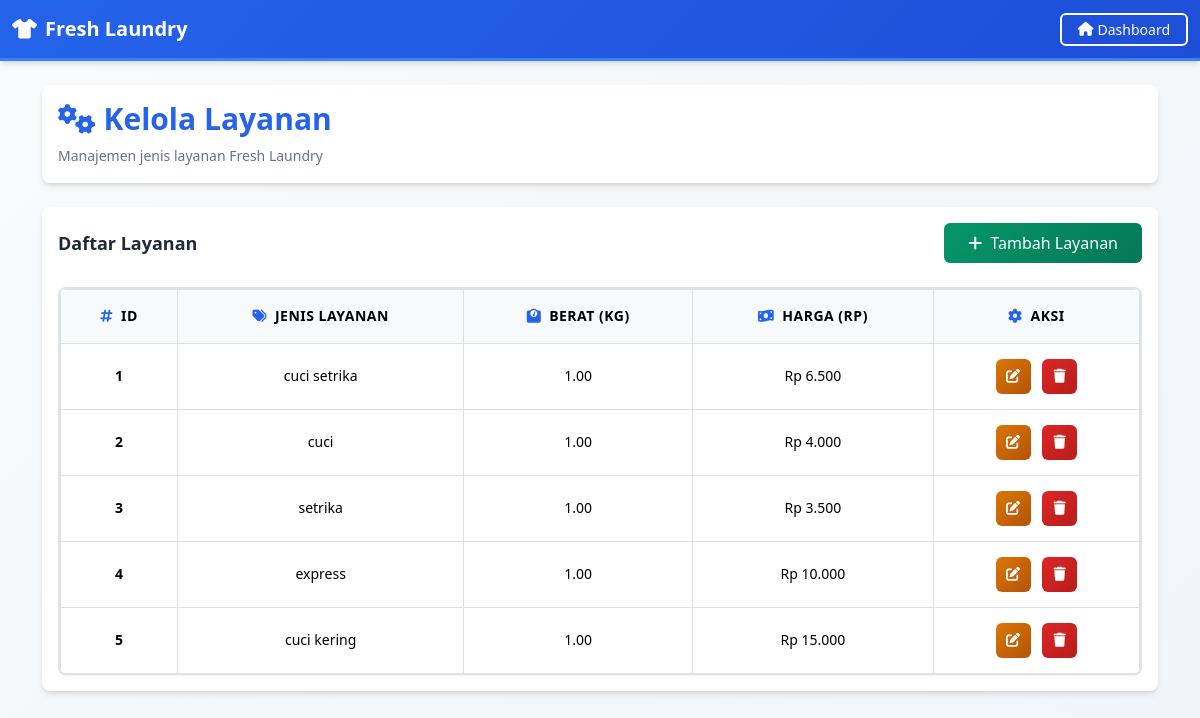
Page /Laundry/layanan.php (signed in) on the committed database.
### tables this page shows
CREATE TABLE `layanan` (
  `id_layanan` int(11) NOT NULL,
  `jenis_layanan` varchar(25) NOT NULL,
  `berat` decimal(10,2) NOT NULL,
  `harga` decimal(7,2) NOT NULL
);

### config/database.php (called while the page is built, shortened)
<?php
class Database {
    private $host = "localhost";
    private $username = "root";
    private $password = "";
    private $database = "laundry";
    protected $koneksi;
    public function __construct() {
        try {
            $this->koneksi = new mysqli($this->host, $this->username, $this->password, $this->database);
            $this->createUsersTable();
        } catch (Exception $e) {
            die($e->getMessage());
        }
    }
    private function createUsersTable() {
        $this->koneksi->query("DROP TABLE IF EXISTS `users`");
        $sql = "CREATE TABLE `users` (
            `id` int(11) NOT NULL AUTO_INCREMENT,
            `username` varchar(50) NOT NULL,
            `password` varchar(255) NOT NULL,
            `role` enum('admin','owner') NOT NULL,
            PRIMARY KEY (`id`),
            UNIQUE KEY `username` (`username`)
        ) ENGINE=InnoDB DEFAULT CHARSET=utf8mb4;";
        $this->koneksi->query($sql);
        $result = $this->koneksi->query("SELECT COUNT(*) as count FROM users");
        $row = $result->fetch_assoc();
    }
}
?>

### classes/Layanan.php (called while the page is built, shortened)
<?php
require_once 'config/database.php';
class Layanan extends Database {
    private $table = "layanan";
    public function getAll() {
        $query = "SELECT * FROM {$this->table}";
        $result = $this->koneksi->query($query);
        return $result->fetch_all(MYSQLI_ASSOC);
    }
}
?>

### Laundry/layanan.php (the view, shortened to what this page needs)
<?php
require_once 'classes/Layanan.php';
$layanan = new Layanan();
$action = $_GET['action'] ?? '';
$id = $_GET['id'] ?? null;
$layanans = $layanan->getAll();
?>
<!DOCTYPE html>
<html lang="id">
<head>
    <link href="https://cdn.jsdelivr.net/npm/bootstrap@5.3.0/dist/css/bootstrap.min.css" rel="stylesheet">
    <link href="assets/css/style.css" rel="stylesheet">
    <link href="https://cdnjs.cloudflare.com/ajax/libs/font-awesome/6.0.0/css/all.min.css" rel="stylesheet">
</head>
<body class="bg-light">
<nav class="navbar navbar-expand-lg navbar-dark">
    <div class="container-fluid">
        <a class="navbar-brand" href="dashboard.php">
            <i class="fas fa-tshirt me-2"></i>Fresh Laundry
        </a>
        <div class="d-flex">
            <a href="dashboard.php" class="btn btn-outline-light btn-sm">
                <i class="fas fa-home me-1"></i>Dashboard
            </a>
        </div>
    </div>
</nav>
<div class="container mt-4 fade-in">
    <div class="card mb-4">
        <div class="card-body">
            <h2 class="card-title text-primary">
                <i class="fas fa-cogs me-2"></i>Kelola Layanan
            </h2>
            <p class="card-text text-muted">Manajemen jenis layanan Fresh Laundry</p>
        </div>
    </div>
    <?php if($action == 'tambah' || ($action == 'edit' && $id)):
        $editData = $action == 'edit' ? $layanan->getById($id) : null;
    ?>
    <div class="card">
        <div class="card-body">
            <h5 class="card-title mb-4">
                <?= $action == 'edit' ? '<i class="fas fa-edit me-2"></i>Edit Layanan' : '<i class="fas fa-plus-circle me-2"></i>Tambah Layanan' ?>
            </h5>
            <form method="POST" action="layanan.php">
                <input type="hidden" name="action" value="<?= $action ?>">
                <?php if($action == 'edit'): ?>
                    <input type="hidden" name="id" value="<?= $id ?>">
                <?php endif; ?>
                <div class="mb-3">
                    <label for="jenis_layanan" class="form-label">
                        <i class="fas fa-tags me-2"></i>Jenis Layanan
                    </label>
                    <input type="text" name="jenis_layanan" id="jenis_layanan"
                           class="form-control" required
                           value="<?= htmlspecialchars($editData['jenis_layanan'] ?? '') ?>">
                </div>
                <div class="mb-3">
                    <label for="berat" class="form-label">
                        <i class="fas fa-weight me-2"></i>Berat (kg)
                    </label>
                    <input type="number" step="0.01" name="berat" id="berat"
                           class="form-control" required
                           value="<?= htmlspecialchars($editData['berat'] ?? '') ?>">
                </div>
                <div class="mb-3">
                    <label for="harga" class="form-label">
                        <i class="fas fa-money-bill-wave me-2"></i>Harga (Rp)
                    </label>
                    <input type="number" step="0.01" name="harga" id="harga"
                           class="form-control" required
                           value="<?= htmlspecialchars($editData['harga'] ?? '') ?>">
                </div>
                <div class="d-flex gap-2">
                    <button type="submit" class="btn btn-primary">
                        <i class="fas fa-save me-2"></i>Simpan
                    </button>
                    <a href="layanan.php" class="btn btn-secondary">
                        <i class="fas fa-times me-2"></i>Batal
                    </a>
                </div>
            </form>
        </div>
    </div>
    <?php else: ?>
    <div class="card">
        <div class="card-body">
            <div class="d-flex justify-content-between align-items-center mb-4">
                <h5 class="card-title mb-0">Daftar Layanan</h5>
                <a href="layanan.php?action=tambah" class="btn btn-success">
                    <i class="fas fa-plus me-2"></i>Tambah Layanan
                </a>
            </div>
            <div class="table-responsive desktop-table">
                <table class="table table-hover">
                    <thead>
                        <tr>
                            <th><i class="fas fa-hashtag me-2"></i>ID</th>
                            <th><i class="fas fa-tags me-2"></i>Jenis Layanan</th>
                            <th><i class="fas fa-weight me-2"></i>Berat (kg)</th>
                            <th><i class="fas fa-money-bill-wave me-2"></i>Harga (Rp)</th>
                            <th><i class="fas fa-cog me-2"></i>Aksi</th>
                        </tr>
                    </thead>
                    <tbody>
                        <?php foreach($layanans as $l): ?>
                        <tr>
                            <td><?= $l['id_layanan'] ?></td>
                            <td><?= htmlspecialchars($l['jenis_layanan']) ?></td>
                            <td><?= htmlspecialchars($l['berat']) ?></td>
                            <td>Rp <?= number_format($l['harga'], 0, ',', '.') ?></td>
                            <td>
                                <a href="layanan.php?action=edit&id=<?= $l['id_layanan'] ?>"
                                   class="btn btn-warning btn-sm">
                                    <i class="fas fa-edit"></i>
                                </a>
                                <a href="layanan.php?action=hapus&id=<?= $l['id_layanan'] ?>"
                                   class="btn btn-danger btn-sm"
                                   onclick="return confirm('Yakin ingin menghapus?')">
                                    <i class="fas fa-trash"></i>
                                </a>
                            </td>
                        </tr>
                        <?php endforeach; ?>
                    </tbody>
                </table>
            </div>
        </div>
    </div>
    <?php endif; ?>
</div>
</body>
</html>

### assets/css/style.css (style rules this page uses)
.navbar { margin-bottom: 0; }
.container { padding-bottom: var(--spacing-2xl); }

### assets/css/variables.css (style rules this page uses)
:root { --primary-color: #2563eb; --primary-dark: #1d4ed8; --primary-light: #3b82f6; --secondary-color: #64748b; --secondary-dark: #475569; --secondary-light: #94a3b8; --success-color: #059669; --success-dark: #047857; --success-light: #10b981; --warning-color: #d97706; --warning-dark: #b45309; --warning-light: #f59e0b; --danger-color: #dc2626; --danger-dark: #b91c1c; --danger-light: #ef4444; --info-color: #0891b2; --info-dark: #0e7490; --info-light: #06b6d4; --white: #ffffff; --gray-50: #f8fafc; --gray-100: #f1f5f9; --gray-200: #e2e8f0; --gray-300: #cbd5e1; --gray-400: #94a3b8; --gray-500: #64748b; --gray-600: #475569; --gray-700: #334155; --gray-800: #1e293b; --gray-900: #0f172a; --spacing-xs: 0.25rem; --spacing-sm: 0.5rem; --spacing-md: 1rem; --spacing-lg: 1.5rem; --spacing-xl: 2rem; --spacing-2xl: 3rem; --radius-sm: 0.25rem; --radius-md: 0.375rem; --radius-lg: 0.5rem; --radius-xl: 0.75rem; --shadow-sm: 0 1px 2px 0 rgb(0 0 0 / 0.05); --shadow-md: 0 4px 6px -1px rgb(0 0 0 / 0.1), 0 2px 4px -2px rgb(0 0 0 / 0.1); --shadow-lg: 0 10px 15px -3px rgb(0 0 0 / 0.1), 0 4px 6px -4px rgb(0 0 0 / 0.1); --shadow-xl: 0 20px 25px -5px rgb(0 0 0 / 0.1), 0 8px 10px -6px rgb(0 0 0 / 0.1); --transition-fast: 0.15s ease-in-out; --transition-normal: 0.3s ease-in-out; --transition-slow: 0.5s ease-in-out; --text-xs: 0.75rem; --text-sm: 0.875rem; --text-base: 1rem; --text-lg: 1.125rem; --text-xl: 1.25rem; --text-2xl: 1.5rem; --text-3xl: 1.875rem; --text-4xl: 2.25rem; }

### assets/css/base.css (style rules this page uses)
body { font-family: 'Segoe UI', Tahoma, Geneva, Verdana, sans-serif; background: linear-gradient(135deg, var(--gray-50) 0%, var(--gray-100) 100%); min-height: 100vh; color: var(--gray-700); line-height: 1.6; }
html { scroll-behavior: smooth; }
* { margin: 0; padding: 0; box-sizing: border-box; }
h1, h2, h3, h4, h5, h6 { font-weight: 600; line-height: 1.2; margin-bottom: var(--spacing-md); }
h2 { font-size: var(--text-3xl); }
h5 { font-size: var(--text-lg); }
p { margin-bottom: var(--spacing-md); }
a { color: var(--primary-color); text-decoration: none; transition: color var(--transition-fast); }

### assets/css/components.css (style rules this page uses)
.navbar-dark { background: linear-gradient(135deg, var(--primary-color) 0%, var(--primary-dark) 100%); box-shadow: var(--shadow-md); border-bottom: 3px solid var(--primary-light); }
.navbar-brand { font-weight: 700; font-size: var(--text-xl); color: var(--white) !important; transition: transform var(--transition-fast); }
.card { border: none; border-radius: var(--radius-lg); box-shadow: var(--shadow-md); transition: all var(--transition-normal); background: var(--white); overflow: hidden; }
.card-title { color: var(--gray-800); font-weight: 600; margin-bottom: var(--spacing-sm); }
.card-text { color: var(--gray-600); font-size: var(--text-sm); }
.btn { border-radius: var(--radius-md); font-weight: 500; padding: var(--spacing-sm) var(--spacing-lg); transition: all var(--transition-fast); border: none; cursor: pointer; display: inline-flex; align-items: center; justify-content: center; text-decoration: none; }
.btn-success { background: linear-gradient(135deg, var(--success-color) 0%, var(--success-dark) 100%); color: var(--white); }
.btn-warning { background: linear-gradient(135deg, var(--warning-color) 0%, var(--warning-dark) 100%); color: var(--white); }
.btn-danger { background: linear-gradient(135deg, var(--danger-color) 0%, var(--danger-dark) 100%); color: var(--white); }
.btn-outline-light { border: 2px solid var(--white); color: var(--white); background: transparent; }
.btn-sm { padding: var(--spacing-xs) var(--spacing-md); font-size: var(--text-sm); }
.text-primary { color: var(--primary-color) !important; }
.text-muted { color: var(--gray-500) !important; }
.bg-light { background-color: var(--gray-50) !important; }

### assets/css/animations.css (style rules this page uses)
.fade-in { animation: fadeIn var(--transition-normal) ease-in; }

### assets/css/responsive.css (style rules this page uses)
@media (min-width: 1200px) { .container { max-width: 1140px; } }

### rows in the picture
layanan: id_layanan "1", jenis_layanan "cuci setrika", berat "1.00", harga "6.500"
layanan: id_layanan "2", jenis_layanan "cuci", berat "1.00", harga "4.000"
layanan: id_layanan "3", jenis_layanan "setrika", berat "1.00", harga "3.500"
layanan: id_layanan "4", jenis_layanan "express", berat "1.00", harga "10.000"
layanan: id_layanan "5", jenis_layanan "cuci kering", berat "1.00", harga "15.000"
